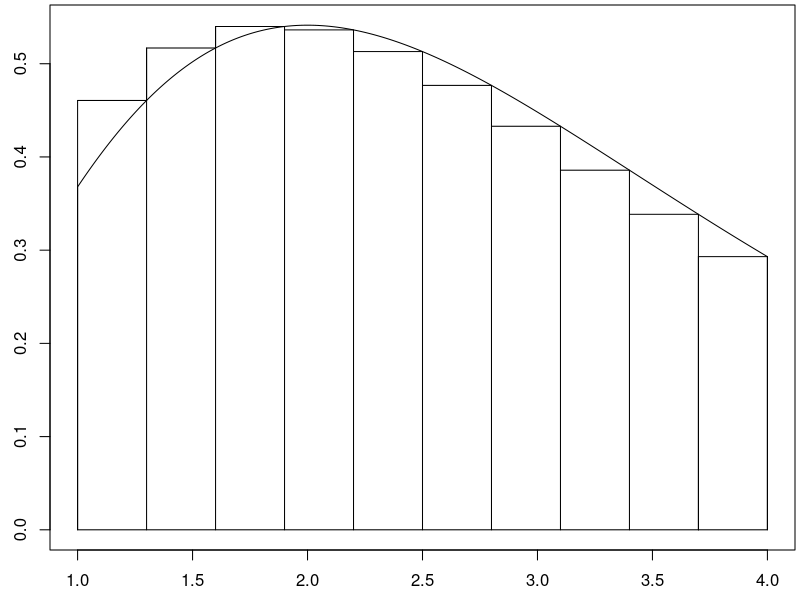
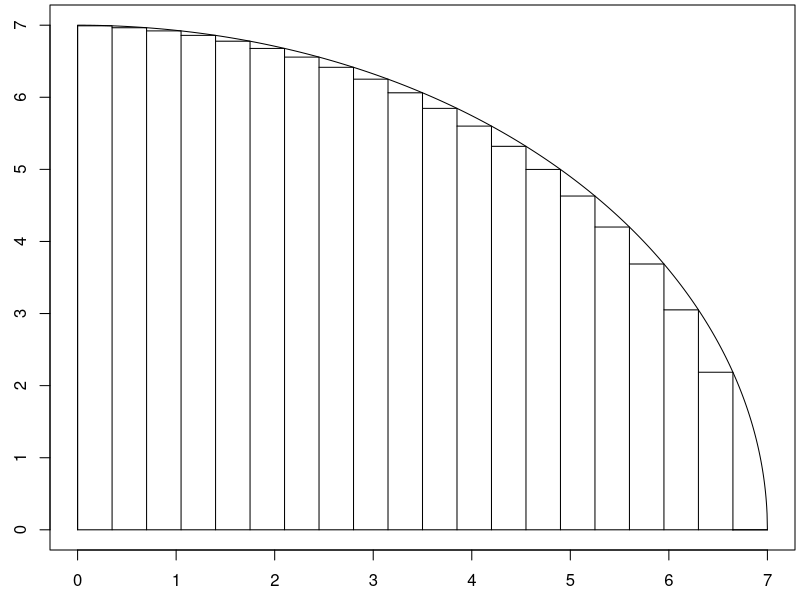

Source code (R) for these figures, in order:
draw_rect_approx <- function(f,a,b,num_rectangles, method = "mid"){
  n <- num_rectangles
  dx <- (b-a)/n
  x <- c(a,seq(a,b,dx/100),b,a)
  y <- c(0,f(seq(a,b,dx/100)),0,0)
  par(mar=c(2.5,2.5,0.25,0.25))
  plot(x,y,type = "l")
  
  if(method == "left"){
    xi <- seq(a+0*dx/2,b-dx/2,dx)
    lines(xi,f(xi),type = "h")
    lines(xi,f(xi),type = "s")
    lines(c(xi[n],xi[n]+dx),f(c(xi[n],xi[n])),type = "l")
    lines(c(xi[n],xi[n]+dx),f(c(xi[n],xi[n])),type = "h")
  }
  else if(method == "right"){
    xi <- seq(a+dx,b+dx/2,dx)
    lines(xi-dx,f(xi),type = "h")
    lines(xi-dx,f(xi),type = "s")
    lines(c(xi[n]-dx,xi[n]),f(c(xi[n],xi[n])),type = "l")
    lines(c(xi[n]-dx,xi[n]),f(c(xi[n],xi[n])),type = "h")
  } 
  else{#Use midpoint
    xi <- seq(a+dx/2,b,dx)
    lines(xi-dx/2,f(xi),type = "h")
    lines(xi-dx/2,f(xi),type = "s")
    lines(c(xi[n]-dx/2,xi[n]+dx/2),f(c(xi[n],xi[n])),type = "l")
    lines(c(xi[n]-dx/2,xi[n]+dx/2),f(c(xi[n],xi[n])),type = "h")
  }
}



g <- function(x){x^2*exp(-x)}
a <- 1
b <- 4
n <- 10
draw_rect_approx(g,a,b,n,method = "right")
dx <- (b-a)/n
xi <- seq(a+dx/2,b,dx)  #Can you tell what part of this line of code has us use right endpoints?
data.frame(right_point = xi, function_at_xi = g(xi), area_i = g(xi)*dx)
c(riemann_sum_using_right_endpoints = sum(g(xi)*dx))


n <- 1000000
dx <- (b-a)/n
xi <- seq(a+dx,b,dx)  
A <- sum(g(xi)*dx)
A
EV <- sum(xi*g(xi)/A*dx)
EV



k <- 1/A
f <- function(x){k*g(x)}
sum(f(xi)*dx) #Should be 1.

EV <- sum(xi*f(xi)*dx)
EV
Var <- sum((xi-EV)^2*f(xi)*dx)
Var


g <- function(x){sqrt(49-x^2)}
a <- 0
b <- 7
n <- 20
draw_rect_approx(g,a,b,n,method = "right")
dx <- (b-a)/n
xi <- seq(a+dx/2,b,dx)  #Can you tell what part of this line of code has us use right endpoints?
data.frame(right_point = xi, function_at_xi = g(xi), area_i = g(xi)*dx)
c(riemann_sum_using_right_endpoints = sum(g(xi)*dx))
A <- sum(g(xi)*dx)
k <- 1/A
f <- function(x){k*g(x)}
sum(f(xi)*dx) #Should be 1.
EV <- sum(xi*f(xi)*dx)
EV
Var <- sum((xi-EV)^2*f(xi)*dx)
Var

